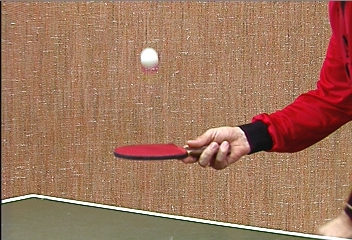
%> input picture assignment3/pingpong/0000.jpeg, 352 x 240 px; its folder holds only this picture in this run
$ octave main.m   (GNU Octave 9; MATLAB toolbox functions it lacks are replaced by stand-ins)
%> lines starting %> are read from the running program, lines starting %| are printed output that depends on the picture
### assignment3/HarrisCornerDetector.m
function [c, r] = HarrisCornerDetector (image, sigma, window_size, threshold)
%computing Gaussian function implemented in previous assignment
G = gaussian(sigma);
% create the gaussian filters using 1st order derivatives
Gx = gaussianDer(G,sigma);
Gy = transpose(Gx);
% convolution according to Ix, Iy
Ix = imfilter(image,Gx,'replicate','same');
Iy = imfilter(image,Gy,'replicate','same');
%computing A,B,C taking in consideration their expressions (formula 8)
A = imfilter(Ix.^2,G,G','replicate','same');
B = imfilter(Ix.*Iy,G,G','replicate','same');
C = imfilter(Iy.^2,G,G','replicate','same');
%computing the 'cornerness' H
H = (A.*C - B.^2) - 0.04*(A + C).^2;
%set to positive values
[rowP,columnP] = find(H>threshold);
%initialize the rows and columns for detecting corner points
r = [];
c = [];
%defining the window (centred around a point)
window_size = floor(window_size/2);
%determine the corner points
for i = 1:size(rowP,1)
%if the point is located at edges then it can't be a corner point
      windowX_Left = rowP(i) - window_size;
        if windowX_Left < 1
        windowX_Left = 1;
        end
%finding corner points for X
    windowX_Right = rowP(i) + window_size;
        if windowX_Right > size(H,1)
        windowX_Right = size(H,1);
        end
%if the point is located at edges then it can't be a corner point
    windowY_Top = columnP(i) - window_size;
        if windowY_Top < 1
        windowY_Top = 1;
        end
%finding corner points for Y
    windowY_Bottom = columnP(i) + window_size;
        if windowY_Bottom > size(H,2)
        windowY_Bottom = size(H,2);
        end
%constructing the NxN window
window = H(windowX_Left:windowX_Right,windowY_Top:windowY_Bottom);
%finding the corner points which are local maxima of H
    if H(rowP(i),columnP(i)) == max(max(window))
        r = [r rowP(i)];
        c = [c columnP(i)];
    end
end
end

### assignment3/pointFlow.m
function [dx, dy] = pointFlow(frame1, frame2, x, y, regionSize, sigma)
%POINTFLOW Calculates velocity for point x, y based on frame1 and frame2.
%regionSize determines the size of the window around x,y.
    [m, n] = size(frame1);
    G = gaussian(sigma);
    % calculate image gradients for both frames
    Gx = gaussianDer(G,sigma);
    Gy = transpose(Gx);
    Gx1 = conv2(frame1,Gx,'same');
    Gy1 = conv2(frame1,Gy,'same');
    Gx2 = conv2(frame2,Gx,'same');
    Gy2 = conv2(frame2,Gy,'same');

    % average the gradients of both frames
    Gx = (Gx1 + Gx2) / 2;
    Gy = (Gy1 + Gy2) / 2;

    % if the x,y is near an edge, we decrease window size
    halfWindow = (regionSize-1) / 2;
    leftBound = halfWindow;
    rightBound = halfWindow;
    upperBound = halfWindow;
    lowerBound = halfWindow;
    if(x <= halfWindow)
        leftBound = x-1;
    elseif(x >= (n - halfWindow))
        rightBound = abs(x - n);
    end
    if(y <= halfWindow)
        lowerBound = y-1;
    elseif(y >= (m - halfWindow))
        upperBound = abs(y - m);
    end
    % extrude the window out of the gradient matrices
    Ix = Gx((y-lowerBound):(y+upperBound),(x-leftBound):(x+rightBound));
    Iy = Gy((y-lowerBound):(y+upperBound),(x-leftBound):(x+rightBound));
    % get frame difference and extrude window
    It = frame2 - frame1;
    It = It((y-lowerBound):(y+upperBound),(x-leftBound):(x+rightBound));

    % get flattened size of matrices
    [im, in] = size(Ix);
    vSize = im*in;
    % calculate velocity
    A = [reshape(Ix, vSize, 1), reshape(Iy, vSize, 1)];
    b = -reshape(It,vSize,1);
    v = linsolve(A,b);
    dx = v(1);
    dy = v(2);
end

### assignment3/gaussian.m
function G = gaussian ( sigma )
M = ceil(3*sigma);
x = -M:M;
G = (1/(sigma*sqrt(2*pi))*exp(-x.^2/(2*sigma.^2)));
G_sigma = G / sum(sum(G));
end

### assignment3/gaussianDer.m
function Gd = gaussianDer (G, sigma )
M = ceil(3*sigma);
X = -M:M;
Gd = -X / (sigma.^2) .* G;
end

### assignment3/main.m
workingDir = 'pingpong';
imageNames = dir(fullfile(workingDir,'*.jpeg'));
imageNames = {imageNames.name};
writerObj = VideoWriter(workingDir,'MPEG-4')
writerObj.FrameRate = 10;

% all parameters
optflow_window = 15;
optflow_sigma = 0.7;
harris_sigma = 0.9;
harris_threshold = 0.00009;
harris_window = 15;

% read first frame and detect corners
frame1 = rgb2gray(im2double(imread(fullfile(workingDir,imageNames{1}))));
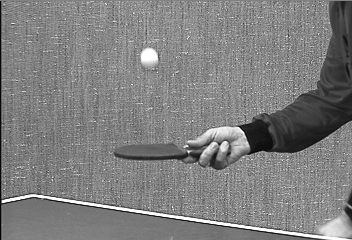
%> frame1: size 240x352 double; min 0.00498, max 1, mean 0.501
[m,n] = size(frame1);
%> m = 240; n = 352
[c,r] = HarrisCornerDetector(frame1,harris_sigma,harris_window,harris_threshold);
%> in HarrisCornerDetector, `Ix = imfilter(image,Gx,'replicate','same');`:
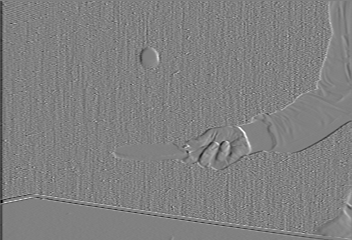
%> Ix: size 240x352 double; min -0.375, max 0.367, mean -0.000729; drawn with min black and max white
%> in HarrisCornerDetector, `B = imfilter(Ix.*Iy,G,G','replicate','same');`:
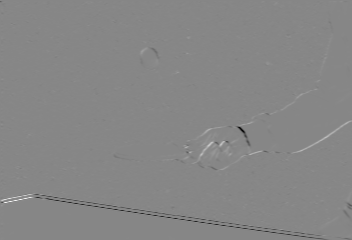
%> B: size 240x352 double; min -0.0812, max 0.0722, mean -0.000118; drawn with min black and max white
%> in HarrisCornerDetector, `C = imfilter(Iy.^2,G,G','replicate','same');`:
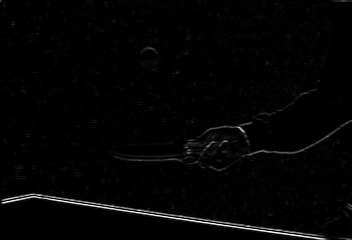
%> C: size 240x352 double; min 3.79e-10, max 0.105, mean 0.00186; drawn with min black and max white
%> in HarrisCornerDetector, `H = (A.*C - B.^2) - 0.04*(A + C).^2;`:
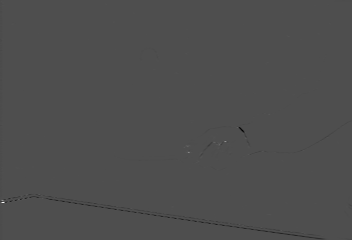
%> H: size 240x352 double; min -0.00105, max 0.00237, mean -2.11e-06; drawn with min black and max white
%> in HarrisCornerDetector, `[rowP,columnP] = find(H>threshold);`: rowP = 43 values from 115 to 231; columnP = 43 values from 2 to 282
%> the loop in HarrisCornerDetector, `for i = 1:size(rowP,1)` made 43 passes
%> (r, c) on passes 6, 8, 10, 12, 22: (203, 4), ([203 200], [4 19]), ([203 200 195], [4 19 27]), ([203 200 195 195], [4 19 27 40]), ([203 200 195 195 153], [4 19 27 40 189])
%> c = [4 19 27 40 189 226 238 240 246 249 270 282]; r = [203 200 195 195 153 142 128 225 139 155 115 231]

% initialize vectors
new_c = c;
%> new_c = [4 19 27 40 189 226 238 240 246 249 270 282]
new_r = r;
%> new_r = [203 200 195 195 153 142 128 225 139 155 115 231]
dxa = ones(1, length(c));
dya = ones(1, length(c));

% open videoWriter and loop through images
open(writerObj);
for i = 1:length(imageNames)
    frame2 = rgb2gray(im2double(imread(fullfile(workingDir,imageNames{i}))));
    imshow(frame1)
    hold on
    % plot edge points
    scatter(c,r,40,'MarkerEdgeColor','b','MarkerFaceColor','c','LineWidth',1.5);
    % update points with Lucas-Kanade
    for j = 1:length(c)
        % only if the pixel doesnt fall outside of image
        if(c(j) < n & r(j) < m)
            [dx, dy] = pointFlow(frame1, frame2, c(j), r(j), optflow_window, optflow_sigma);
            dxa(j) = dx;
            dya(j) = dy;
            new_c(j) = c(j) + round(dx);
            new_r(j) = r(j) + round(dy);

        end
    end
%> this loop made 12 passes
%> pass 1, in pointFlow, `Gx1 = conv2(frame1,Gx,'same');`:
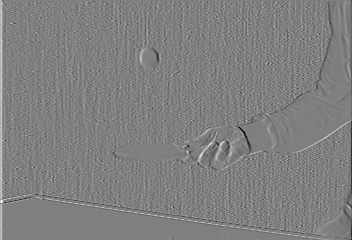
%> Gx1: size 240x352 double; min -0.438, max 0.434, mean 0.000377; drawn with min black and max white
%> pass 1, in pointFlow, `Gy1 = conv2(frame1,Gy,'same');`:
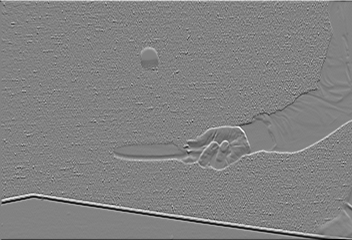
%> Gy1: size 240x352 double; min -0.458, max 0.439, mean -1.42e-05; drawn with min black and max white
%> after the loop, dxa = [0 0 0 0 0 0 0 0 0 0 0 0]; dya = [0 0 0 0 0 0 0 0 0 0 0 0]
    % plot velocity vectors
    quiver(new_c, new_r, dxa, dya);
    hold off;
    % update and write a frame to video
    c = new_c;
    r = new_r;
    writeVideo(writerObj,getframe);
    frame1 = frame2;

end
close(writerObj);
